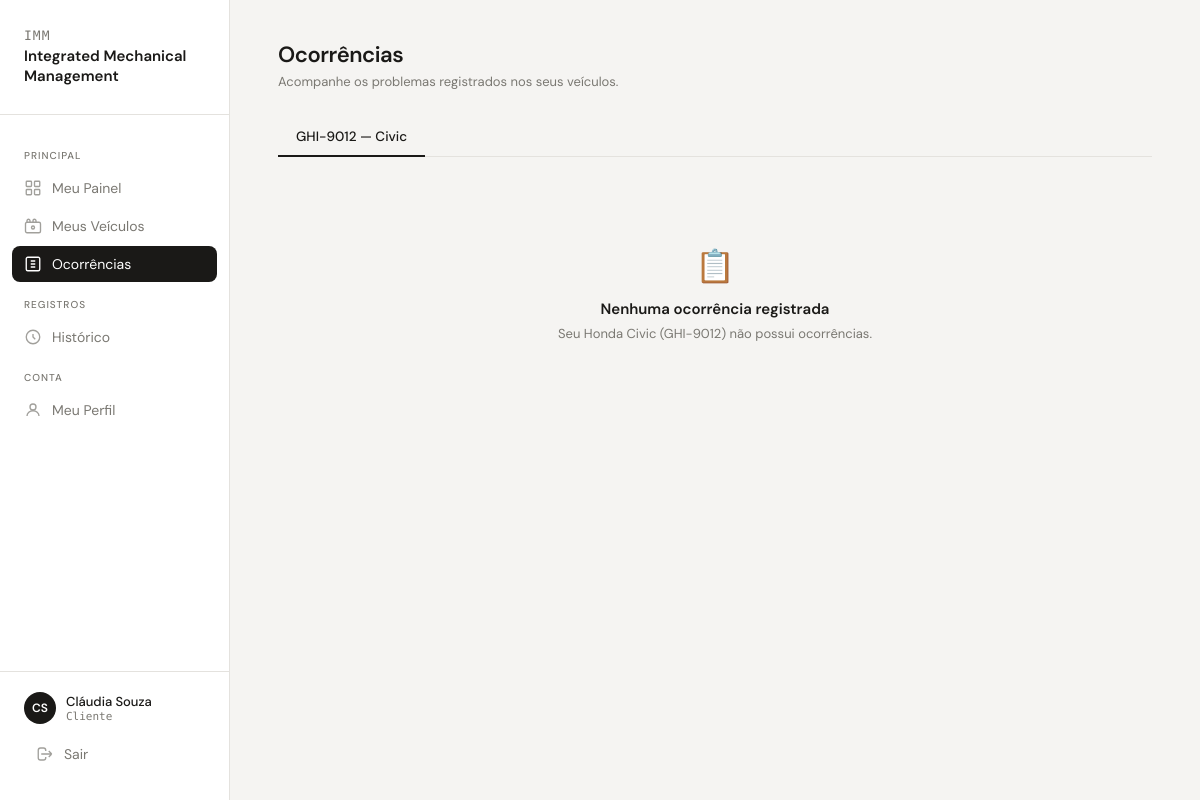
The app's page /cliente/visualizar_ocorrencias.php (signed in) with its own data.
### tables this page shows
CREATE TABLE `veiculo` (
  `id` char(36) NOT NULL DEFAULT uuid(),
  `placa` varchar(10) NOT NULL,
  `ano` int(11) NOT NULL,
  `cor` varchar(10) NOT NULL,
  `idModelo` char(36) NOT NULL,
  `idCliente` char(36) NOT NULL
);

CREATE TABLE `modelo` (
  `id` char(36) NOT NULL DEFAULT uuid(),
  `nome` varchar(100) NOT NULL,
  `idMarca` char(36) NOT NULL
);

CREATE TABLE `marca` (
  `id` char(36) NOT NULL DEFAULT uuid(),
  `nome` varchar(100) NOT NULL
);

### includes/app.php (called while the page is built, shortened)
<?php
require __DIR__ . '/db.php';
require __DIR__ . '/layout.php';
function db_exec(string $sql, array $params = []): mysqli_stmt {
    global $conn;
    $stmt = $conn->prepare($sql);
    if ($params) {
        $types = '';
        foreach ($params as $p) $types .= is_int($p) ? 'i' : 's';
        $stmt->bind_param($types, ...$params);
    }
    $stmt->execute();
    return $stmt;
}
function db_all(string $sql, array $params = []): array {
    return db_exec($sql, $params)->get_result()->fetch_all(MYSQLI_ASSOC);
}
function e($s): string { return htmlspecialchars((string)$s, ENT_QUOTES, 'UTF-8'); }
function is_post(): bool { return $_SERVER['REQUEST_METHOD'] === 'POST'; }
function usuario(): ?array { return $_SESSION['user'] ?? null; }
function exigir_login(array $perfis): array {
    $u = usuario();
    return $u;
}

### cliente/visualizar_ocorrencias.php (the view, shortened to what this page needs)
<?php
require __DIR__ . '/../includes/app.php';
$u = exigir_login(['CLIENTE']);
$veiculos = db_all('SELECT v.id, v.placa, mo.nome AS modelo, ma.nome AS marca
                    FROM veiculo v JOIN modelo mo ON mo.id = v.idModelo JOIN marca ma ON ma.id = mo.idMarca
                    WHERE v.idCliente = ? ORDER BY v.placa', [$u['id']]);
$sel = $veiculos[0] ?? null;
$ocorrencias = $sel ? db_all("SELECT p.numero, p.status, o.id AS idOcorrencia, o.descricao, o.componentes, o.dataRegistro,
                                     col.nome AS colaborador, col.cargo
                              FROM protocolo p
                              JOIN ocorrencia o    ON o.id = p.idOcorrencia
                              JOIN colaborador col ON col.id = p.responsavel
                              WHERE p.idVeiculo = ? ORDER BY p.numero DESC", [$sel['id']]) : [];
?>
<!DOCTYPE html>
<html lang="pt-BR">
<head>
</head>
<body>
<main>
  <div class="page-header">
    <div>
      <div class="page-title">Ocorrências</div>
      <div class="page-sub">Acompanhe os problemas registrados nos seus veículos.</div>
    </div>
  </div>
  <?php if (!$veiculos): ?>
    <div class="empty-state">
      <div class="empty-icon">🚗</div>
      <div class="empty-title">Nenhum veículo cadastrado</div>
      <div class="empty-sub"><a href="meus_veiculos.php?novo=1" style="color:var(--text)">Cadastre um veículo</a> para acompanhar as ocorrências.</div>
    </div>
  <?php else: ?>
  <div class="vehicle-tabs">
    <?php foreach ($veiculos as $v): ?>
      <a class="vtab<?= $v['id'] === $sel['id'] ? ' active' : '' ?>" href="?v=<?= urlencode($v['id']) ?>"><?= e($v['placa']) ?> — <?= e($v['modelo']) ?></a>
    <?php endforeach; ?>
  </div>
  <?php if (!$ocorrencias): ?>
    <div class="empty-state">
      <div class="empty-icon">📋</div>
      <div class="empty-title">Nenhuma ocorrência registrada</div>
      <div class="empty-sub">Seu <?= e($sel['marca'] . ' ' . $sel['modelo']) ?> (<?= e($sel['placa']) ?>) não possui ocorrências.</div>
    </div>
  <?php endif; ?>
  <?php endif; ?>
</main>
</body>
</html>

### cliente/visualizar_ocorrencias.php (style rules this page uses)
*, *::before, *::after { box-sizing: border-box; margin: 0; padding: 0; }
:root { --bg: #F5F4F2; --surface: #FFFFFF; --border: #E4E2DE; --text: #1A1917; --muted: #7A7872; --sidebar-w: 230px; --tag-open: #E8F2EC; --tag-open-t: #2D7A4F; --tag-prog: #FEF4E4; --tag-prog-t: #A05A00; --tag-done: #EDECEA; --tag-done-t: #5A5750; }
body { font-family: 'DM Sans', sans-serif; background: var(--bg); color: var(--text); display: flex; min-height: 100vh; }
main { margin-left: var(--sidebar-w); flex: 1; padding: 40px 48px; }
.page-header { display: flex; align-items: flex-end; justify-content: space-between; margin-bottom: 28px; }
.page-title { font-size: 22px; font-weight: 600; letter-spacing: -0.02em; }
.page-sub { font-size: 13px; color: var(--muted); margin-top: 4px; }
.vehicle-tabs { display: flex; gap: 8px; margin-bottom: 28px; border-bottom: 1px solid var(--border); padding-bottom: 0; }
.vtab { padding: 10px 18px; font-size: 13.5px; font-weight: 500; color: var(--muted); border: none; background: none; font-family: inherit; cursor: pointer; border-bottom: 2px solid transparent; margin-bottom: -1px; transition: color 0.15s; }
.vtab.active { color: var(--text); border-bottom-color: var(--text); }
.empty-state { text-align: center; padding: 60px 20px; color: var(--muted); }
.empty-icon { font-size: 32px; margin-bottom: 12px; }
.empty-title { font-size: 15px; font-weight: 600; color: var(--text); margin-bottom: 6px; }
.empty-sub { font-size: 13px; }
a.vtab { text-decoration: none; }

### records on screen
veiculo: placa "GHI-9012", idModelo.nome "Civic", marca.nome "Honda Civic"

### other values on screen
$secao "PRINCIPAL"
$rotulo "Meu Painel"
$rotulo "Meus Veículos"
$rotulo "Ocorrências"
$secao "REGISTROS"
$rotulo "Histórico"
$secao "CONTA"
$rotulo "Meu Perfil"
initials($u['nome']) "CS"
$u['nome'] "Cláudia Souza"
rotulo_perfil($u) "Cliente"
